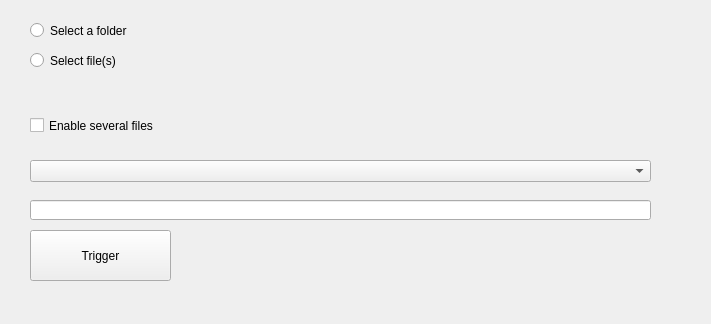
<?xml version="1.0" encoding="UTF-8"?>
<ui version="4.0">
 <class>Form</class>
 <widget class="QWidget" name="Form">
  <property name="geometry">
   <rect>
    <x>0</x>
    <y>0</y>
    <width>711</width>
    <height>324</height>
   </rect>
  </property>
  <property name="windowTitle">
   <string>Form</string>
  </property>
  <widget class="QPushButton" name="pushButton">
   <property name="geometry">
    <rect>
     <x>30</x>
     <y>230</y>
     <width>141</width>
     <height>51</height>
    </rect>
   </property>
   <property name="text">
    <string>Trigger</string>
   </property>
  </widget>
  <widget class="QRadioButton" name="radioButton">
   <property name="geometry">
    <rect>
     <x>30</x>
     <y>20</y>
     <width>171</width>
     <height>21</height>
    </rect>
   </property>
   <property name="text">
    <string>Select a folder</string>
   </property>
  </widget>
  <widget class="QRadioButton" name="radioButton_2">
   <property name="geometry">
    <rect>
     <x>30</x>
     <y>50</y>
     <width>181</width>
     <height>21</height>
    </rect>
   </property>
   <property name="text">
    <string>Select file(s)</string>
   </property>
  </widget>
  <widget class="QCheckBox" name="checkBox">
   <property name="geometry">
    <rect>
     <x>30</x>
     <y>110</y>
     <width>161</width>
     <height>31</height>
    </rect>
   </property>
   <property name="text">
    <string>Enable several files</string>
   </property>
  </widget>
  <widget class="QComboBox" name="comboBox">
   <property name="geometry">
    <rect>
     <x>30</x>
     <y>160</y>
     <width>621</width>
     <height>22</height>
    </rect>
   </property>
   <property name="editable">
    <bool>false</bool>
   </property>
  </widget>
  <widget class="QLineEdit" name="lineEdit">
   <property name="geometry">
    <rect>
     <x>30</x>
     <y>200</y>
     <width>621</width>
     <height>20</height>
    </rect>
   </property>
  </widget>
 </widget>
 <resources/>
 <connections/>
</ui>
